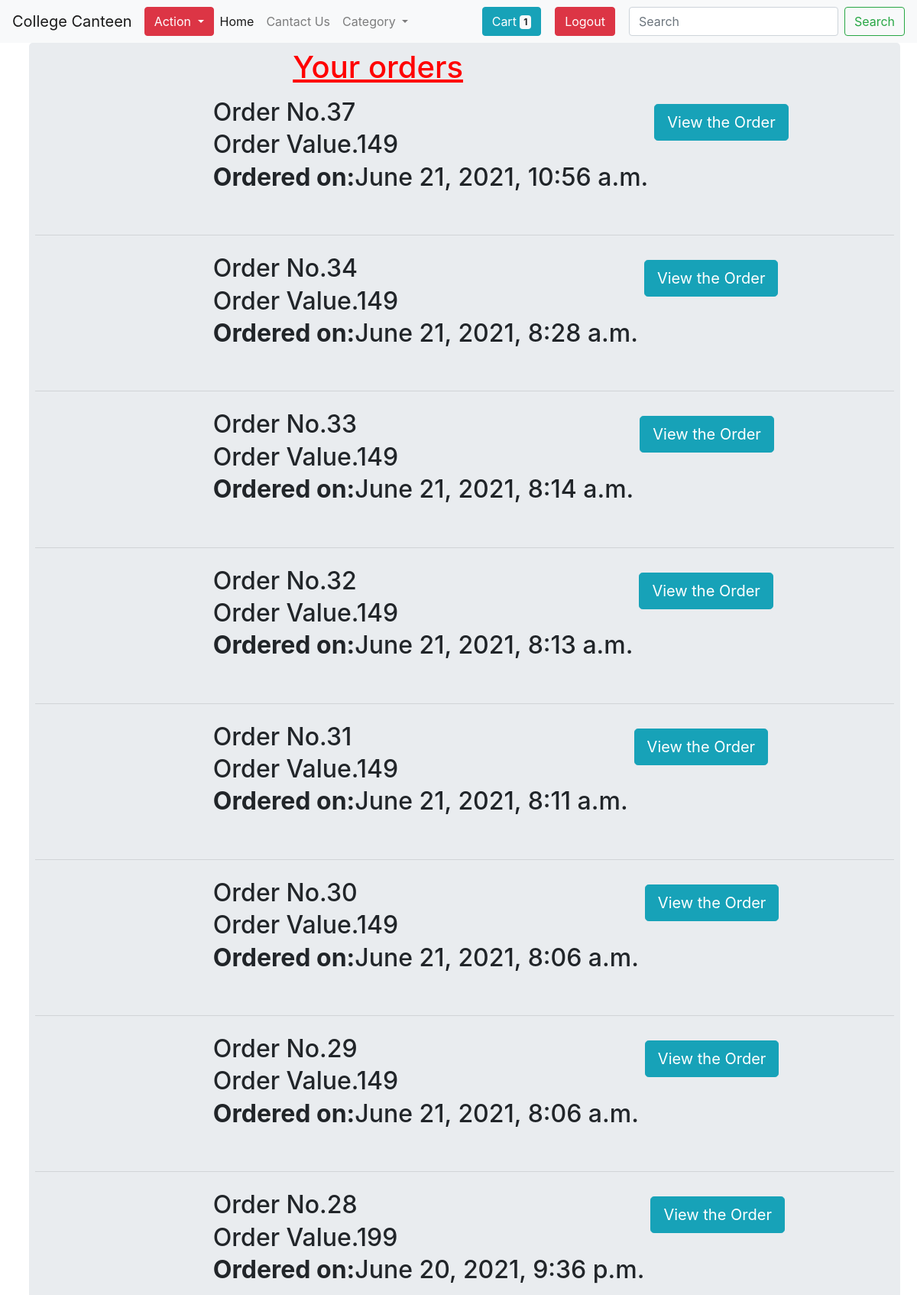
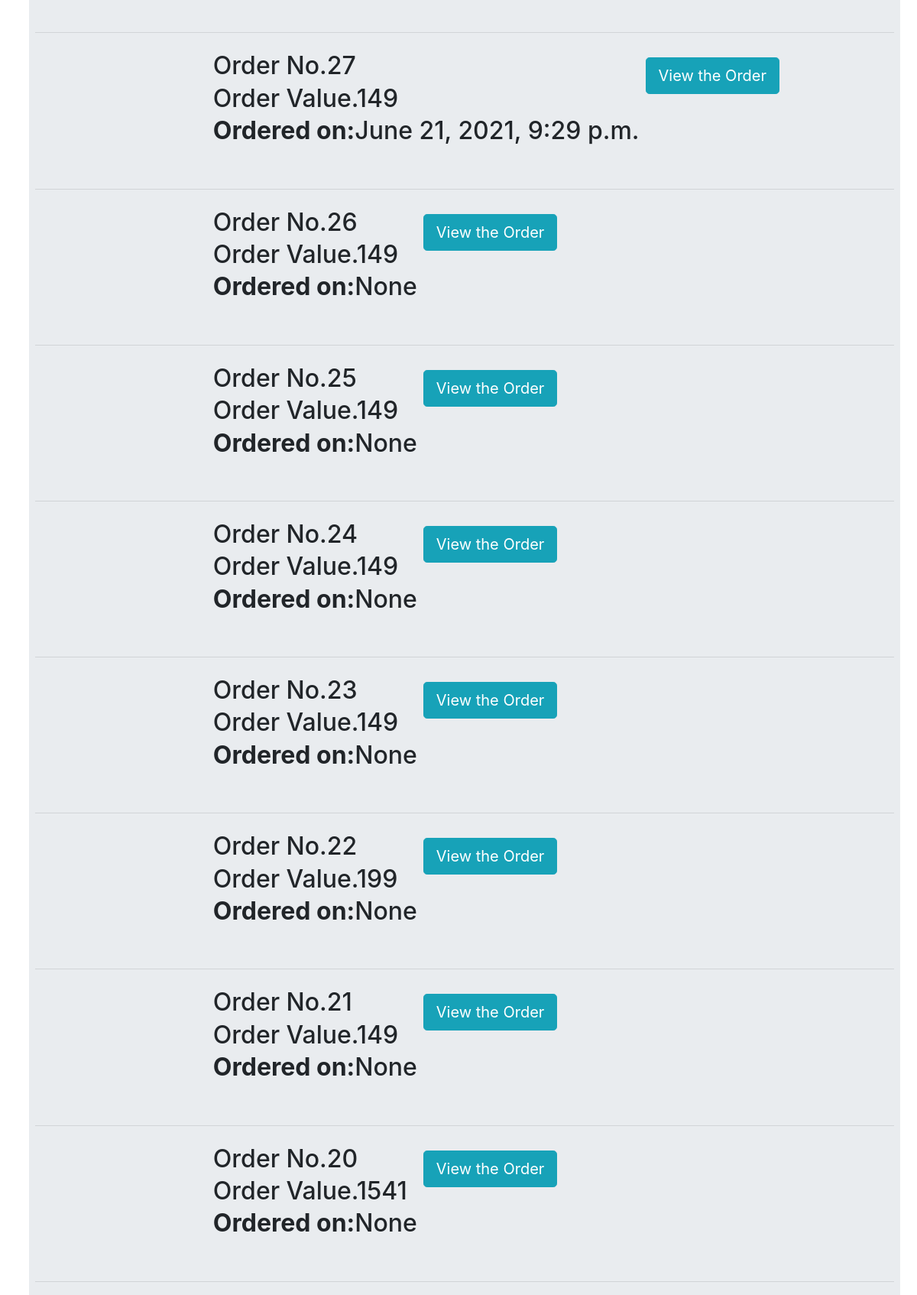
Page /orders/ (signed in, upper part) on the committed database (2 pictures, top to bottom).
### testapp/models.py (models this page shows)
class orders(models.Model):
    order=models.TextField()
    user_id=models.ForeignKey(User,on_delete=models.CASCADE)
    order_date=models.DateTimeField(auto_now_add=True)
    order_value=models.IntegerField()
    order_accepted=models.CharField(max_length=1,default='n')
    order_delivered=models.CharField(max_length=1,default='n')

### testapp/views.py (the view)
# urls.py: path("orders/",views.view_orders),
def view_orders(r):
    if(r.method=="POST"):
        status=user_log_in(r)
        if status==True:
            return redirect("http://127.0.0.1:8000/orders/")
        else:
            return render(r,"view_order.html",{"user_logged_in":False,"special_script":True,"first_login":0,"invalid_user_flag":True})
    if(r.user.id is not None):
        o=orders.objects.filter(user_id=r.user).order_by("-id")
        cart_value=cart.objects.filter(user_id=r.user.id).aggregate(Sum("food_quantity")).get("food_quantity__sum")
        cart_value=0 if cart_value is None else cart_value
        user_logged_in=True
        return render(r,"view_order.html",{"user_logged_in":user_logged_in,"cart_value":cart_value,"ordered":o,"special_script":False})
    else:
        return render(r,"view_order.html",{"user_logged_in":False,"special_script":True,"first_login":1})

### templates/view_order.html (shortened to what this page needs)
{% extends "home.html"%}
{% block main_content %}
{% load static %}
<div class="d-flex flex-row">
<div class="p-2">
</div>
<div class="container jumbotron p-2">
  {% if special_script%}
<input type="hidden" name="" id="first_login" value="{{first_login}}">
  {% else %}
<h1 style="color:red;margin-left:30%;"><u>Your orders</u></h1>
{% if ordered %}
<ol class="list-unstyled">
{% for x in ordered %}
<div style="margin-left:20%;" class="d-flex flex-row">
<div class="p-2">
<li class="media">
  <div class="media-body">
    <h2 class="mt-0 mb-1" font-style="serif">Order No.{{x.id}}</h2>
    <h2 class="mt-0 mb-1" font-style="serif">Order Value.{{x.order_value}}</h2>
    <h2><strong>Ordered on:</strong>{{x.order_date}}</h2>  </div><div class="p-2">
    <a href="http://college-ka-canteen.herokuapp.com/view_specific_order/{{x.id}}/" class="btn btn-lg btn-info">View the Order</a></div>
</li>
</div>
  </div>
<br>
<hr>
{% endfor %}
</ol>
{% else %}
<h1>No orders found</h1>
{% endif %}
{% endif %}
</div>
</div>
{% endblock %}

### rows in the picture
orders: id "37", order_value "149", order_date "June 21, 2021, 10:56 a.m."
orders: id "34", order_value "149", order_date "June 21, 2021, 8:28 a.m."
orders: id "33", order_value "149", order_date "June 21, 2021, 8:14 a.m."
orders: id "32", order_value "149", order_date "June 21, 2021, 8:13 a.m."
orders: id "31", order_value "149", order_date "June 21, 2021, 8:11 a.m."
orders: id "30", order_value "149", order_date "June 21, 2021, 8:06 a.m."
orders: id "29", order_value "149", order_date "June 21, 2021, 8:06 a.m."
orders: id "28", order_value "199", order_date "June 20, 2021, 9:36 p.m."
orders: id "27", order_value "149", order_date "June 21, 2021, 9:29 p.m."
orders: id "26", order_value "149", order_date "None"
orders: id "25", order_value "149", order_date "None"
orders: id "24", order_value "149", order_date "None"
orders: id "23", order_value "149", order_date "None"
orders: id "22", order_value "199", order_date "None"
orders: id "21", order_value "149", order_date "None"
orders: id "20", order_value "1541", order_date "None"

### other values in the picture
{{ cart_value }} "1"
